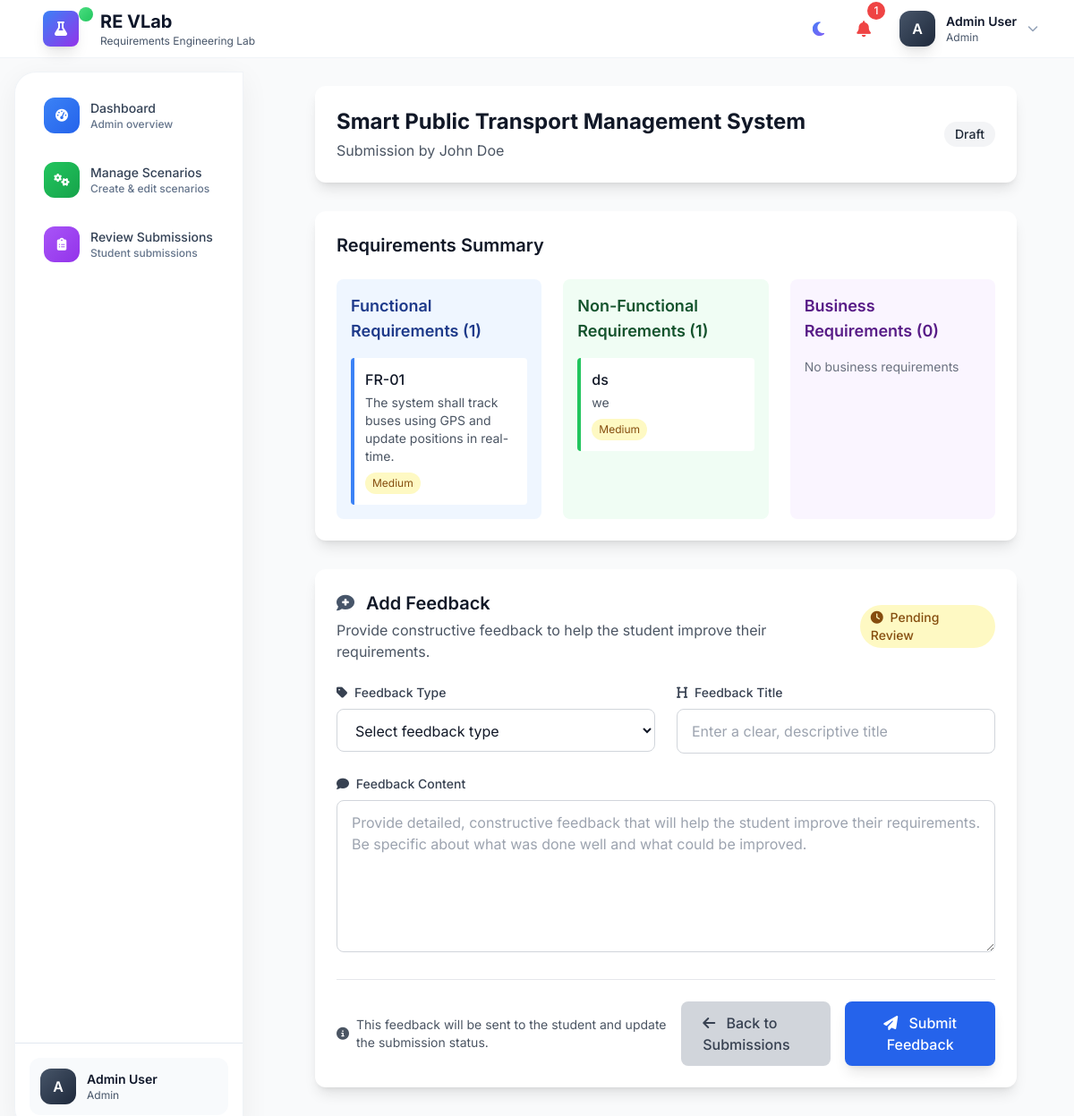
Before: /submissions/2/ (signed in) with the older database file.
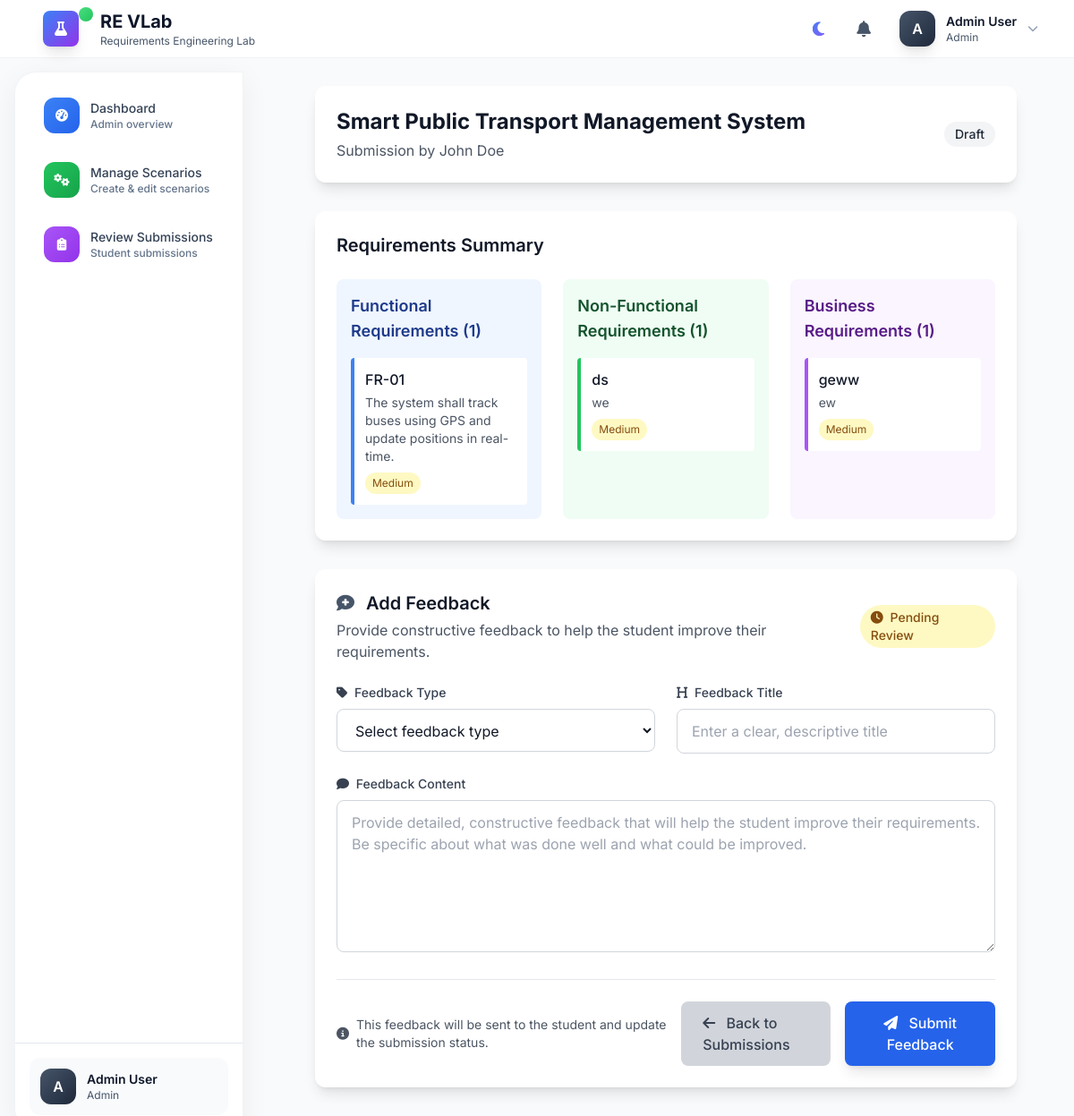
After: the same page with the newer database file.
### lab/models.py (models this page shows, shortened)
class Requirement(models.Model):
    REQUIREMENT_TYPES = [
        ('functional', 'Functional Requirement'),
        ('non_functional', 'Non-Functional Requirement'),
        ('business', 'Business Requirement'),
    ]
    submission = models.ForeignKey(ScenarioSubmission, on_delete=models.CASCADE, related_name='requirements')
    requirement_type = models.CharField(max_length=20, choices=REQUIREMENT_TYPES)
    title = models.CharField(max_length=200)
    description = models.TextField()
    priority = models.CharField(max_length=10, choices=[
        ('high', 'High'),
        ('medium', 'Medium'),
        ('low', 'Low')
    ], default='medium')
    created_at = models.DateTimeField(auto_now_add=True)
    updated_at = models.DateTimeField(auto_now=True)
    class Meta:
        ordering = ['requirement_type', '-created_at']

### lab/views.py (the view)
# urls.py: path('submissions/<int:pk>/', views.submission_detail, name='submission_detail'),
@login_required
def submission_detail(request, pk):
    submission = get_object_or_404(ScenarioSubmission, pk=pk)
    user_profile = get_object_or_404(UserProfile, user=request.user)
    if user_profile.role == 'admin':
        pass
    elif submission.student == request.user:
        pass
    else:
        messages.error(request, 'Access denied.')
        return redirect('dashboard')
    functional_reqs = submission.requirements.filter(requirement_type='functional')
    non_functional_reqs = submission.requirements.filter(requirement_type='non_functional')
    business_reqs = submission.requirements.filter(requirement_type='business')
    feedbacks = submission.feedbacks.all().order_by('-created_at')
    context = {
        'submission': submission,
        'functional_reqs': functional_reqs,
        'non_functional_reqs': non_functional_reqs,
        'business_reqs': business_reqs,
        'feedbacks': feedbacks,
        'feedback_form': FeedbackForm() if user_profile.role == 'admin' else None,
    }
    return render(request, 'lab/submission_detail.html', context)

### lab/forms.py
class FeedbackForm(forms.ModelForm):
    class Meta:
        model = Feedback
        fields = ['feedback_type', 'title', 'content']
        widgets = {
            'feedback_type': forms.Select(attrs={'class': 'coursera-input'}),
            'title': forms.TextInput(attrs={'class': 'coursera-input'}),
            'content': forms.Textarea(attrs={'rows': 4, 'class': 'coursera-input'}),
        }
    def __init__(self, *args, **kwargs):
        super().__init__(*args, **kwargs)
        self.helper = FormHelper()
        self.helper.layout = Layout(
            'feedback_type',
            'title',
            'content',
            Submit('submit', 'Submit Feedback', css_class='coursera-btn-primary')
        )
        self.fields['title'].widget.attrs['placeholder'] = 'Enter feedback title'
        self.fields['content'].widget.attrs['placeholder'] = 'Provide detailed feedback'

### templates/lab/submission_detail.html (shortened to what the changed rows need)
{% extends 'base.html' %}
{% load crispy_forms_tags %}
{% block content %}
<div class="max-w-7xl mx-auto px-4 sm:px-6 lg:px-8">
    <div class="space-y-8">
        <div class="bg-white dark:bg-gray-800 rounded-xl shadow-lg p-6 theme-transition">
            <div class="flex items-center justify-between">
                <div>
                    <h1 class="text-2xl font-bold text-gray-900 dark:text-white">{{ submission.scenario.title }}</h1>
                </div>
            </div>
        </div>
        <div class="bg-white dark:bg-gray-800 rounded-xl shadow-lg p-6 theme-transition">
            <h2 class="text-xl font-semibold mb-6 text-gray-900 dark:text-white">Requirements Summary</h2>
            <div class="grid md:grid-cols-3 gap-6">
                <div class="bg-blue-50 dark:bg-blue-900/20 rounded-lg p-4 theme-transition">
                    <div class="space-y-3">
                        {% for req in functional_reqs %}
                        <div class="bg-white dark:bg-gray-700 p-3 rounded border-l-4 border-blue-500 theme-transition">
                            <h4 class="font-medium text-gray-900 dark:text-white">{{ req.title }}</h4>
                            <p class="text-sm text-gray-600 dark:text-gray-400 mt-1">{{ req.description }}</p>
                            <span class="inline-block mt-2 px-2 py-1 text-xs rounded-full
                                {% if req.priority == 'high' %}bg-red-100 dark:bg-red-900/30 text-red-800 dark:text-red-300
                                {% elif req.priority == 'medium' %}bg-yellow-100 dark:bg-yellow-900/30 text-yellow-800 dark:text-yellow-300
                                {% else %}bg-green-100 dark:bg-green-900/30 text-green-800 dark:text-green-300{% endif %}">
                                {{ req.get_priority_display }}
                            </span>
                        </div>
                        {% empty %}
                        <p class="text-gray-500 dark:text-gray-400 text-sm">No functional requirements</p>
                        {% endfor %}
                    </div>
                </div>
                <div class="bg-green-50 dark:bg-green-900/20 rounded-lg p-4 theme-transition">
                    <div class="space-y-3">
                        {% for req in non_functional_reqs %}
                        <div class="bg-white dark:bg-gray-700 p-3 rounded border-l-4 border-green-500 theme-transition">
                            <h4 class="font-medium text-gray-900 dark:text-white">{{ req.title }}</h4>
                            <p class="text-sm text-gray-600 dark:text-gray-400 mt-1">{{ req.description }}</p>
                            <span class="inline-block mt-2 px-2 py-1 text-xs rounded-full
                                {% if req.priority == 'high' %}bg-red-100 dark:bg-red-900/30 text-red-800 dark:text-red-300
                                {% elif req.priority == 'medium' %}bg-yellow-100 dark:bg-yellow-900/30 text-yellow-800 dark:text-yellow-300
                                {% else %}bg-green-100 dark:bg-green-900/30 text-green-800 dark:text-green-300{% endif %}">
                                {{ req.get_priority_display }}
                            </span>
                        </div>
                        {% empty %}
                        <p class="text-gray-500 dark:text-gray-400 text-sm">No non-functional requirements</p>
                        {% endfor %}
                    </div>
                </div>
                <div class="bg-purple-50 dark:bg-purple-900/20 rounded-lg p-4 theme-transition">
                    <h3 class="text-lg font-semibold text-purple-900 dark:text-purple-300 mb-4">
                        Business Requirements ({{ business_reqs.count }})
                    </h3>
                    <div class="space-y-3">
                        {% for req in business_reqs %}
                        <div class="bg-white dark:bg-gray-700 p-3 rounded border-l-4 border-purple-500 theme-transition">
                            <h4 class="font-medium text-gray-900 dark:text-white">{{ req.title }}</h4>
                            <p class="text-sm text-gray-600 dark:text-gray-400 mt-1">{{ req.description }}</p>
                            <span class="inline-block mt-2 px-2 py-1 text-xs rounded-full
                                {% if req.priority == 'high' %}bg-red-100 dark:bg-red-900/30 text-red-800 dark:text-red-300
                                {% elif req.priority == 'medium' %}bg-yellow-100 dark:bg-yellow-900/30 text-yellow-800 dark:text-yellow-300
                                {% else %}bg-green-100 dark:bg-green-900/30 text-green-800 dark:text-green-300{% endif %}">
                                {{ req.get_priority_display }}
                            </span>
                        </div>
                        {% empty %}
                        <p class="text-gray-500 dark:text-gray-400 text-sm">No business requirements</p>
                        {% endfor %}
                    </div>
                </div>
            </div>
        </div>
        {% if feedback_form %}
        <div class="bg-white dark:bg-gray-800 rounded-xl shadow-lg p-6 theme-transition">
            <div class="flex items-center justify-between mb-6">
                <div>
                    <h2 class="text-xl font-semibold text-gray-900 dark:text-white">
                        <i class="fas fa-comment-medical mr-2 text-primary-600 dark:text-primary-400"></i>
                        Add Feedback
                    </h2>
                </div>
            </div>
        </div>
        {% endif %}
    </div>
</div>
{% endblock %}

### templates/base.html (shortened to what the changed rows need)
{% load static %}
<!DOCTYPE html>
<html lang="en" class="{% if request.session.theme == 'dark' %}dark{% endif %}">
<head>
    <script src="https://cdn.tailwindcss.com"></script>
    <link href="https://cdnjs.cloudflare.com/ajax/libs/font-awesome/6.4.0/css/all.min.css" rel="stylesheet">
</head>
<body class="font-sans antialiased bg-gray-50 dark:bg-gray-900 text-gray-900 dark:text-white" x-data="{ sidebarOpen: false, sidebarCollapsed: false, notificationsOpen: false, profileOpen: false }">
    {% if user.is_authenticated %}
    <nav class="nav-glass fixed w-full top-0 z-50">
        <div class="max-w-7xl mx-auto px-4 sm:px-6 lg:px-8">
            <div class="flex justify-between items-center h-16">
                <div class="flex items-center space-x-4">
                    <a href="{% url 'home' %}" class="flex items-center space-x-3 group">
                        <div class="hidden sm:block">
                            <h1 class="text-xl font-bold text-primary-900 dark:text-white">RE VLab</h1>
                        </div>
                    </a>
                </div>
                <div class="flex items-center space-x-3">
                    {% if user.is_authenticated %}
                        <div class="relative" x-data="{ open: false }">
                            <button @click="open = !open"
                            class="relative p-3 text-primary-600 dark:text-primary-400 hover:bg-primary-50 dark:hover:bg-primary-800/50 rounded-xl transition-colors">
                                {% if has_unread_notifications %}
                                    <i class="fas fa-bell text-lg text-red-500 animate-pulse-notification"></i>
                                    <span class="absolute -top-1 -right-1 bg-red-500 text-white text-xs rounded-full h-5 w-5 flex items-center justify-center font-medium">
                                        {{ unread_notifications_count }}
                                    </span>
                                {% else %}
                                    <i class="fas fa-bell text-lg"></i>
                                {% endif %}
                            </button>
                        </div>
                    {% else %}
                        <a href="{% url 'login' %}" class="btn-secondary">Sign In</a>
                        <a href="{% url 'register' %}" class="btn-primary">Get Started</a>
                    {% endif %}
                </div>
            </div>
        </div>
    </nav>
    {% endif %}
    {% if user.is_authenticated %}
    <div class="flex min-h-screen pt-16">
        {% endif %}
        {% if user.is_authenticated %}
        <div class="flex-1"
            :class="sidebarCollapsed ? 'md:ml-16' : 'md:ml-72'">
        {% else %}
        <div class="flex-1 w-full">
        {% endif %}
            {% if user.is_authenticated %}
            <main class="p-4 md:p-6 lg:p-8">
            {% else %}
            <main class="w-full">
            {% endif %}
                {% block content %}
                {% endblock %}
            </main>
        </div>
    </div>
</body>
</html>

Changed rows visible on the page:
added Requirement: title "geww", description "ew", priority "Medium", shown under "Business Requirements (1)"
Other visible differences:
{{ business_reqs.count }}: "0" → "1"
{{ unread_notifications_count }}: "1" → (not shown)
text no longer shown: "No business requirements"
